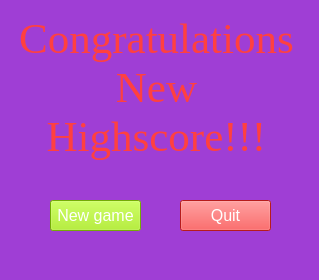
<?xml version="1.0" encoding="UTF-8"?>
<ui version="4.0">
 <class>endGame</class>
 <widget class="QMainWindow" name="endGame">
  <property name="geometry">
   <rect>
    <x>0</x>
    <y>0</y>
    <width>319</width>
    <height>280</height>
   </rect>
  </property>
  <property name="maximumSize">
   <size>
    <width>319</width>
    <height>280</height>
   </size>
  </property>
  <property name="windowTitle">
   <string>Questions</string>
  </property>
  <property name="windowIcon">
   <iconset>
    <normaloff>files/logo.png</normaloff>files/logo.png</iconset>
  </property>
  <property name="styleSheet">
   <string notr="true">background-color: rgb(159, 62, 213);
color: rgb(255, 64, 64);</string>
  </property>
  <widget class="QWidget" name="centralwidget">
   <widget class="QLabel" name="endLabel">
    <property name="geometry">
     <rect>
      <x>6</x>
      <y>2</y>
      <width>301</width>
      <height>171</height>
     </rect>
    </property>
    <property name="font">
     <font>
      <family>Times New Roman</family>
      <pointsize>32</pointsize>
     </font>
    </property>
    <property name="text">
     <string>Congratulations New Highscore!!!</string>
    </property>
    <property name="alignment">
     <set>Qt::AlignCenter</set>
    </property>
    <property name="wordWrap">
     <bool>true</bool>
    </property>
   </widget>
   <widget class="QPushButton" name="newGameButton">
    <property name="geometry">
     <rect>
      <x>50</x>
      <y>200</y>
      <width>91</width>
      <height>31</height>
     </rect>
    </property>
    <property name="font">
     <font>
      <pointsize>12</pointsize>
     </font>
    </property>
    <property name="styleSheet">
     <string notr="true">background-color: rgb(163, 239, 9);
color: rgb(255, 255, 255);
</string>
    </property>
    <property name="text">
     <string>New game</string>
    </property>
   </widget>
   <widget class="QPushButton" name="quitGameButton">
    <property name="geometry">
     <rect>
      <x>180</x>
      <y>200</y>
      <width>91</width>
      <height>31</height>
     </rect>
    </property>
    <property name="font">
     <font>
      <pointsize>12</pointsize>
     </font>
    </property>
    <property name="styleSheet">
     <string notr="true">background-color: rgb(255, 39, 39);
color: rgb(255, 255, 255);</string>
    </property>
    <property name="text">
     <string>Quit</string>
    </property>
   </widget>
  </widget>
  <widget class="QMenuBar" name="menubar">
   <property name="geometry">
    <rect>
     <x>0</x>
     <y>0</y>
     <width>319</width>
     <height>21</height>
    </rect>
   </property>
  </widget>
  <widget class="QStatusBar" name="statusbar"/>
 </widget>
 <resources/>
 <connections/>
</ui>
